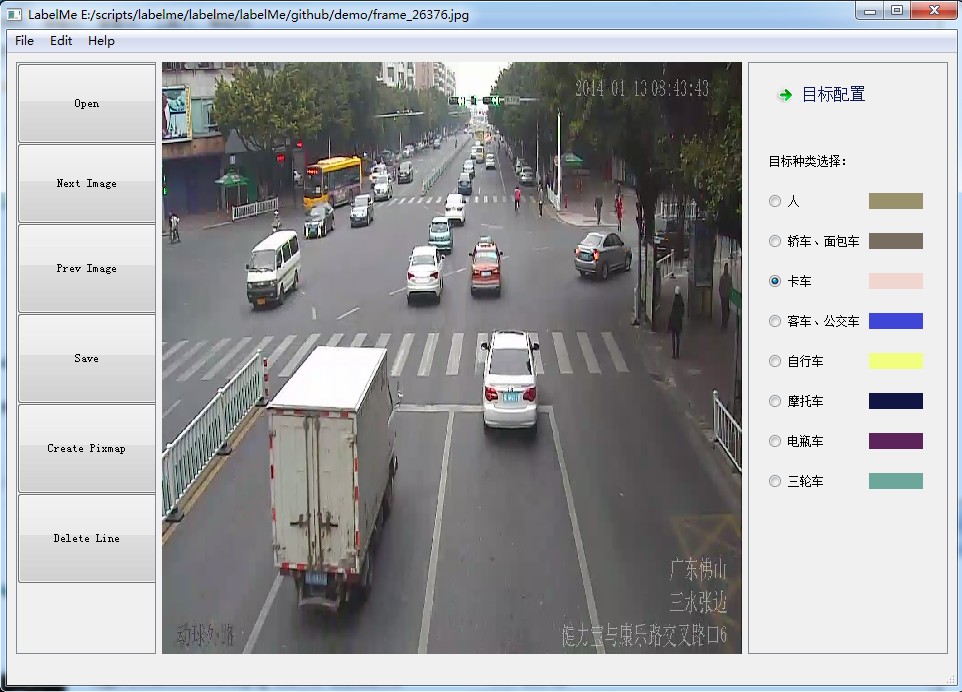

This figure's Python source:
﻿#-------------------------------------------------------------------------------
# Name:        babelme.py
# Purpose:     save as gray images
#
# Author:      Administrator
#
# Created:     27/07/2017
# Copyright:   (c) Administrator 2017
# Licence:     <your licence>
#-------------------------------------------------------------------------------
# -*- coding: utf-8 -*-

import sys
sys.path.append('libs')
from ui_labelme import Ui_MainWindow
from dialog_config import Dialog_Config, CONFIG_PATH
from PyQt4 import QtGui, QtCore, QtSql
import os, time, re
from pascal_voc_io import PascalVocWriter
from ustr import ustr
from canvas import Canvas
import cv2
import ConfigParser

try:
    _encoding = QtGui.QApplication.UnicodeUTF8
    def _translate(context, text, disambig):
        return QtGui.QApplication.translate(context, text, disambig, _encoding)
except AttributeError:
    def _translate(context, text, disambig):
        return QtGui.QApplication.translate(context, text, disambig)

class My_Window(QtGui.QMainWindow, Ui_MainWindow):

    def __init__(self, parent=None):
        super(My_Window, self).__init__(parent)
        self.setupUi(self)
        self.image_path = ""
        self.png = None

        self.canvas = Canvas()

        self.canvas.choose_category.connect(self.get_current_category)

        self.dialog_config = Dialog_Config()
        self.dialog_config.dialog_addlabel.config_refresh.connect(self.show_color_list)
        self.dialog_config.delete_refresh.connect(self.show_color_list)
        self.show_color_list()

        QtCore.QObject.connect(self.pushButton_Open, QtCore.SIGNAL('clicked()'), self.open)
        QtCore.QObject.connect(self.pushButton_Create, QtCore.SIGNAL('clicked()'), self.create)
        QtCore.QObject.connect(self.pushButton_Save, QtCore.SIGNAL('clicked()'), self.save)
        QtCore.QObject.connect(self.pushButton_NextImage, QtCore.SIGNAL('clicked()'), self.open_nextimg)
        QtCore.QObject.connect(self.pushButton_PrevImage, QtCore.SIGNAL('clicked()'), self.open_previmg)
        QtCore.QObject.connect(self.pushButton_Delete, QtCore.SIGNAL('clicked()'), self.canvas.delete_line)
        QtCore.QObject.connect(self.toolButton_Config, QtCore.SIGNAL('clicked()'), self.dialog_config.show)


        QtCore.QObject.connect(self.actionOpen, QtCore.SIGNAL('activated()'), self.open)
        QtCore.QObject.connect(self.actionSave, QtCore.SIGNAL('activated()'), self.save)
        QtCore.QObject.connect(self.actionClose, QtCore.SIGNAL('activated()'), self.close)
        QtCore.QObject.connect(self.actionCreate_Pixmap, QtCore.SIGNAL('activated()'), self.create)
        QtCore.QObject.connect(self.actionDelete, QtCore.SIGNAL('activated()'), self.canvas.delete_line)

    def show_color_list(self):
        for item in self.label_Category_list:
            item.setVisible(False)
        for item in self.label_color_list:
            item.setVisible(False)
        cf = ConfigParser.ConfigParser()
        cf.read(CONFIG_PATH)
        section_list = cf.sections()
        pattern = re.compile(r'^label_')
        section_color = [item for item in section_list if pattern.match(item)!=None]
        for item in section_color:
            section_num = int(item.split('_')[-1])
            bgr_value = cf.get(item, 'bgr value')
            gray_value = cf.get(item, 'gray value')
            #print bgr_value
            tmp = bgr_value[1:-1].split(',')
            r = int(tmp[2])
            g = int(tmp[1])
            b = int(tmp[0])
            label_name = cf.get(item, 'label name')
            self.canvas.bgr_list[unicode(label_name)] = bgr_value
            self.canvas.gray_list[unicode(label_name)] = gray_value
            self.label_Category_list[section_num-1].setVisible(True)
            self.label_Category_list[section_num-1].setText(_translate("MainWindow", unicode(label_name), None))
            self.label_color_list[section_num-1].setVisible(True)
            self.label_color_list[section_num-1].setStyleSheet("background-color:rgb(%d, %d, %d)" % (r, g, b))
            if section_color.index(item) == 0:
                self.label_Category_list[section_num-1].setChecked(True)

    def get_current_category(self):
        for item in self.label_Category_list:
            if item.isVisible() and item.isChecked():
                self.canvas.object = item.text()

    def open_nextimg(self):
        image_list = []
        #print self.image_path
        dir_path1 = ustr(self.image_path).split('/')[:-1]
        current_image = ustr(self.image_path).split('/')[-1]
        dir_path = '/'.join(dir_path1)
        #print dir_path
        dir_items = os.listdir(dir_path)
        for item in dir_items:
            if item.endswith('.jpg') or item.endswith('.png') or item.endswith('.jpeg'):
                image_list.append(item)
        if image_list.index(current_image) == len(image_list)-1:
             QtGui.QMessageBox.information(self,"Information", u"已经最后一张了！")
             return
        current_image_index = image_list.index(current_image) + 1
        next_image = dir_path + '/' + image_list[current_image_index]
        #print next_image
        png = QtGui.QPixmap(next_image).scaled(self.label_Image.width(), self.label_Image.height())
        self.label_Image.setPixmap(png)
        self.image_path = next_image
        #self.label_imagepath.setText(self.image_path)
        self.setWindowTitle(_translate("MainWindow", "LabelMe"+" "+ustr(self.image_path), None))

    def open_previmg(self):
        image_list = []
        dir_path1 = ustr(self.image_path).split('/')[:-1]
        current_image = ustr(self.image_path).split('/')[-1]
        dir_path = '/'.join(dir_path1)
        dir_items = os.listdir(dir_path)
        for item in dir_items:
            if item.endswith('.jpg') or item.endswith('.png') or item.endswith('.jpeg'):
                image_list.append(item)
        #print image_list
        #print image_list.index(current_image)
        if image_list.index(current_image) == 0:
             QtGui.QMessageBox.information(self,"Information", u"已经是第一张了！")
             return
        current_image_index = image_list.index(current_image) - 1
        next_image = dir_path + '/' + image_list[current_image_index]
        png = QtGui.QPixmap(next_image).scaled(self.label_Image.width(), self.label_Image.height())
        self.label_Image.setPixmap(png)
        self.image_path = next_image
        #self.label_imagepath.setText(self.image_path)
        self.setWindowTitle(_translate("MainWindow", "LableMe"+" "+ustr(self.image_path), None))

    def open(self):
        img_name= ustr(QtGui.QFileDialog.getOpenFileName(self,'Open file',".","*.jpg;;*.png;;*.jpeg;;*.bmp;;All Files (*)"))
        #print unicode(img_name, 'ascii')
        print(img_name)
        self.png = QtGui.QPixmap(img_name).scaled(self.label_Image.width(), self.label_Image.height())
        self.label_Image.setPixmap(self.png)
        self.image_path = img_name
        #self.image_path.setText(self.image_path)
        self.setWindowTitle(_translate("MainWindow", "LabelMe"+" "+ustr(self.image_path), None))


    def open_dir(self):
        tmp_dir = QtGui.QFileDialog.getExistingDirectory()
        #self.lineEdit_6.setText(tmp_dir)


    def save(self):
        if self.image_path == "":
             QtGui.QMessageBox.information(self,"Information", u"请先打开一张图片！")
             return
        self.canvas.destroy_img_windows()
        self.write_xml()
        self.canvas.index_num = 0
        #self.label_dialog.show()

    def save_file(self):
        if self.image_path:
            image_file_name = ustr(self.image_path).split('.')[0]
            saved_file_name = image_file_name + '.xml'

    def write_xml(self):
        imgFolderName = ustr(self.image_path).split('/')[-2]
        print imgFolderName
        #imgFileName = str(self.image_path).split('/')[-1]
        imgFileNameWithoutExt = ustr(self.image_path).split('.')[0]
        print imgFileNameWithoutExt

        image = QtGui.QImage()
        image.load(ustr(self.image_path))
        imageShape = [image.height(), image.width(),
                      1 if image.isGrayscale() else 3]
        writer = PascalVocWriter(imgFolderName, imgFileNameWithoutExt,
                                 imageShape, localImgPath=ustr(self.image_path))
        #writer.verified = self.verified
        item = {}
        item['name'] = ''
        item['flood1name'] = imgFileNameWithoutExt + '_index.bmp'
        item['flood2name'] = imgFileNameWithoutExt + '_category.bmp'
        writer.addObject(item['name'], item['flood1name'], item['flood2name'])

        writer.save()
        return

    def draw(self,event,x,y,flags,param):
        print '1111'
        if event == cv2.EVENT_LBUTTONDOWN:
            print '2222'
            #self.points.append((x,y))
            cv2.circle(self.label_Image.pixmap,(x,y),2,(0,0,255),2)
            #cv2.circle(self.image,(x,y),2,(0,0,255),2)
            #cv2.circle(self.mask,(x,y),2,(255,255,255),2)
            print self.points
            cv2.imshow('MainWindow', self.image)

    def create(self):
        self.canvas.image_path = self.image_path
        self.canvas.create()

if __name__ == '__main__':
    app = QtGui.QApplication(sys.argv)
    myshow = My_Window()
    myshow.show()
    sys.exit(app.exec_())
